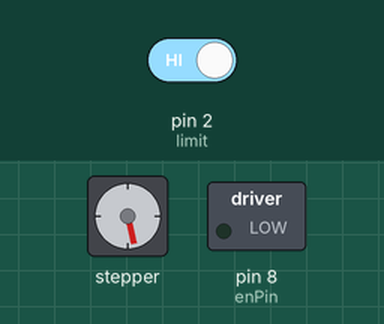
A sketch run on a simulated Arduino Uno, built with avr-gcc and run on an emulated ATmega328P. Shown: stepper motor, switched loads named in the sketch (green lamp = pin HIGH). Inputs (shaded band) come from the test bench; at power-on: pin 2 (limit) HIGH. Stepper angles assume 200 steps per turn.

Above: at 1.2 s.
1.3 s: pin 2 (limit) driven LOW
At 1.9 s:
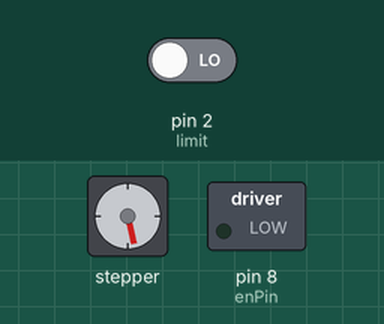
Timing chart, 0 to 4.3 s (numbered marks = the images above; inputs shaded):
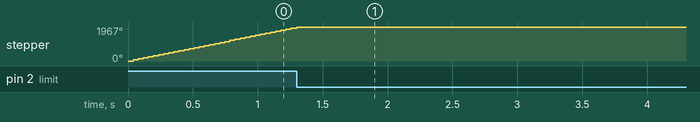

The sketch:

code1.ino
```cpp
#include "AccelStepper.h"


#define motorInterfaceType 1


const int dirPin  = 7;
const int stepPin = 6;
const int enPin   = 8;

const int limit = 2;

int state = 1;
AccelStepper stepper = AccelStepper(motorInterfaceType, stepPin, dirPin);


void setup() {
  // put your setup code here, to run once:
  Serial.begin(9600);

  pinMode(limit,INPUT);
  pinMode(enPin,OUTPUT);

  stepper.setMaxSpeed(1000);
  stepper.setCurrentPosition(0);


}

void loop() {


  switch(state){
    case 0:; // idle state
    break;
    case 1: runStepper();
    break;

  }
  delay(30);

}

void runStepper(){
     bool b = false;
     while( !b )
     {
        if( digitalRead(limit) == 0){
           stepper.setCurrentPosition(0);
           delay(2000);
           state = 0;
           break;
        }
        stepper.setSpeed(1500);
        stepper.runSpeed();
     }
}
```
